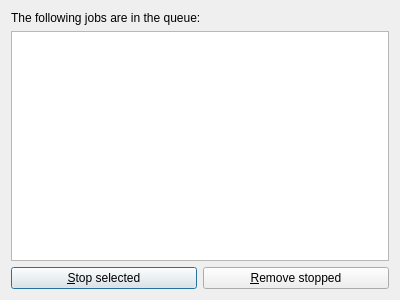
<?xml version="1.0" encoding="UTF-8"?>
<ui version="4.0">
 <class>PrfJobsDialog</class>
 <widget class="QDialog" name="PrfJobsDialog">
  <property name="geometry">
   <rect>
    <x>0</x>
    <y>0</y>
    <width>400</width>
    <height>300</height>
   </rect>
  </property>
  <property name="windowTitle">
   <string>QPrf - Jobs</string>
  </property>
  <layout class="QVBoxLayout" name="verticalLayout">
   <item>
    <widget class="QLabel" name="label">
     <property name="text">
      <string>The following jobs are in the queue:</string>
     </property>
    </widget>
   </item>
   <item>
    <widget class="QTreeView" name="treeView">
     <property name="selectionMode">
      <enum>QAbstractItemView::ExtendedSelection</enum>
     </property>
    </widget>
   </item>
   <item>
    <layout class="QHBoxLayout" name="horizontalLayout">
     <item>
      <widget class="QPushButton" name="stopSelected_pushButton">
       <property name="text">
        <string>&amp;Stop selected</string>
       </property>
      </widget>
     </item>
     <item>
      <widget class="QPushButton" name="removeStopped_pushButton">
       <property name="text">
        <string>&amp;Remove stopped</string>
       </property>
      </widget>
     </item>
    </layout>
   </item>
  </layout>
 </widget>
 <resources/>
 <connections/>
</ui>
